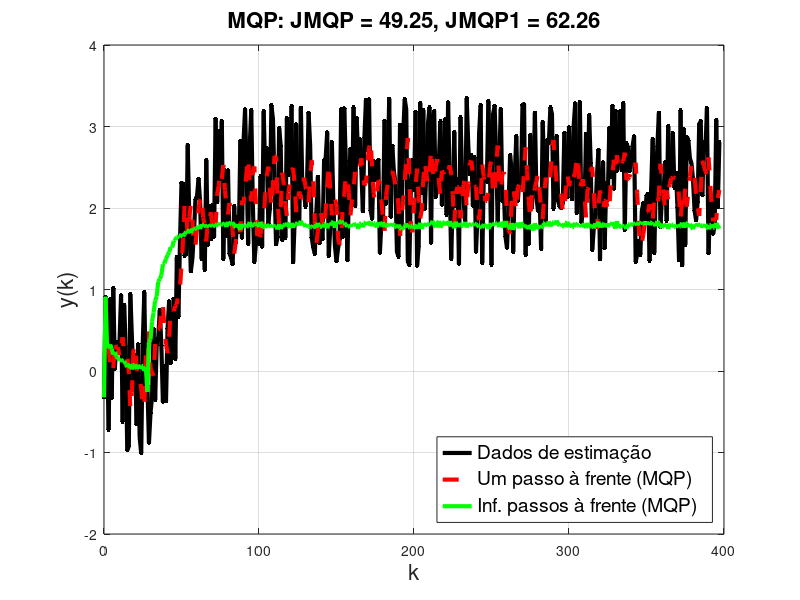

Here is the MATLAB script that generated this plot:
% Carregar o arquivo .mat
load('dados.mat');

% Definir as variáveis u e y a partir das colunas de Z
u = Z(:, 2); % Segunda coluna de Z é o sinal de entrada
y = Z(:, 3); % Terceira coluna de Z é o sinal de saída

% Construir a matriz Psi e o vetor y1
Psi = [y(1:end-3), y(2:end-2), y(3:end-1), u(2:end-2), u(3:end-1)];
y1 = y(4:end);

% Definir os pesos para MQP
w1 = 1; 
n1 = 100; % Número de amostras com peso w1
w2 = 0.05; 
n2 = numel(y) - n1 - 3; % Número restante de amostras com peso w2
W = diag([w1 * ones(n1, 1); w2 * ones(n2, 1)]); % Matriz diagonal de pesos

% Estimativa dos parâmetros (MQP)
tetaChapeu = (Psi' * W * Psi) \ (Psi' * W * y1);

% Estimação de yChapeu (dados de estimação)
yChapeu = Psi * tetaChapeu;
csiMQP = y1 - yChapeu; % Resíduos ponderados
JMQP = csiMQP' * W * csiMQP; % Função de custo ponderada

% Estimação de yChapeu1 (infinitos passos à frente)
yChapeu1 = y;
for i = 4:length(yChapeu1)
    yChapeu1(i) = ...
        tetaChapeu(1) * yChapeu1(i-3) + ...
        tetaChapeu(2) * yChapeu1(i-2) + ...
        tetaChapeu(3) * yChapeu1(i-1) + ...
        tetaChapeu(4) * u(i-2) + ...
        tetaChapeu(5) * u(i-1);
end

% Cálculo dos resíduos e função de custo para yChapeu1
csiMQP1 = y1 - yChapeu1(4:end);
JMQP1 = csiMQP1' * W * csiMQP1;

% Plot dos resultados
figure;
plot(0:length(y)-1, y, 'k.-', 'LineWidth', 3, 'MarkerSize', 10); hold on; grid on;
plot(3:length(y)-1, yChapeu, 'r--', 'LineWidth', 3);
plot(0:length(y)-1, yChapeu1, 'g-', 'LineWidth', 3);

% Configuração do gráfico
xlabel('k', 'FontSize', 16);
ylabel('y(k)', 'FontSize', 16);
legend({'Dados de estimação', 'Um passo à frente (MQP)', 'Inf. passos à frente (MQP)'}, ...
       'FontSize', 14, 'Location', 'SouthEast');
title(sprintf('MQP: JMQP = %.2f, JMQP1 = %.2f', JMQP, JMQP1), 'FontSize', 16);
